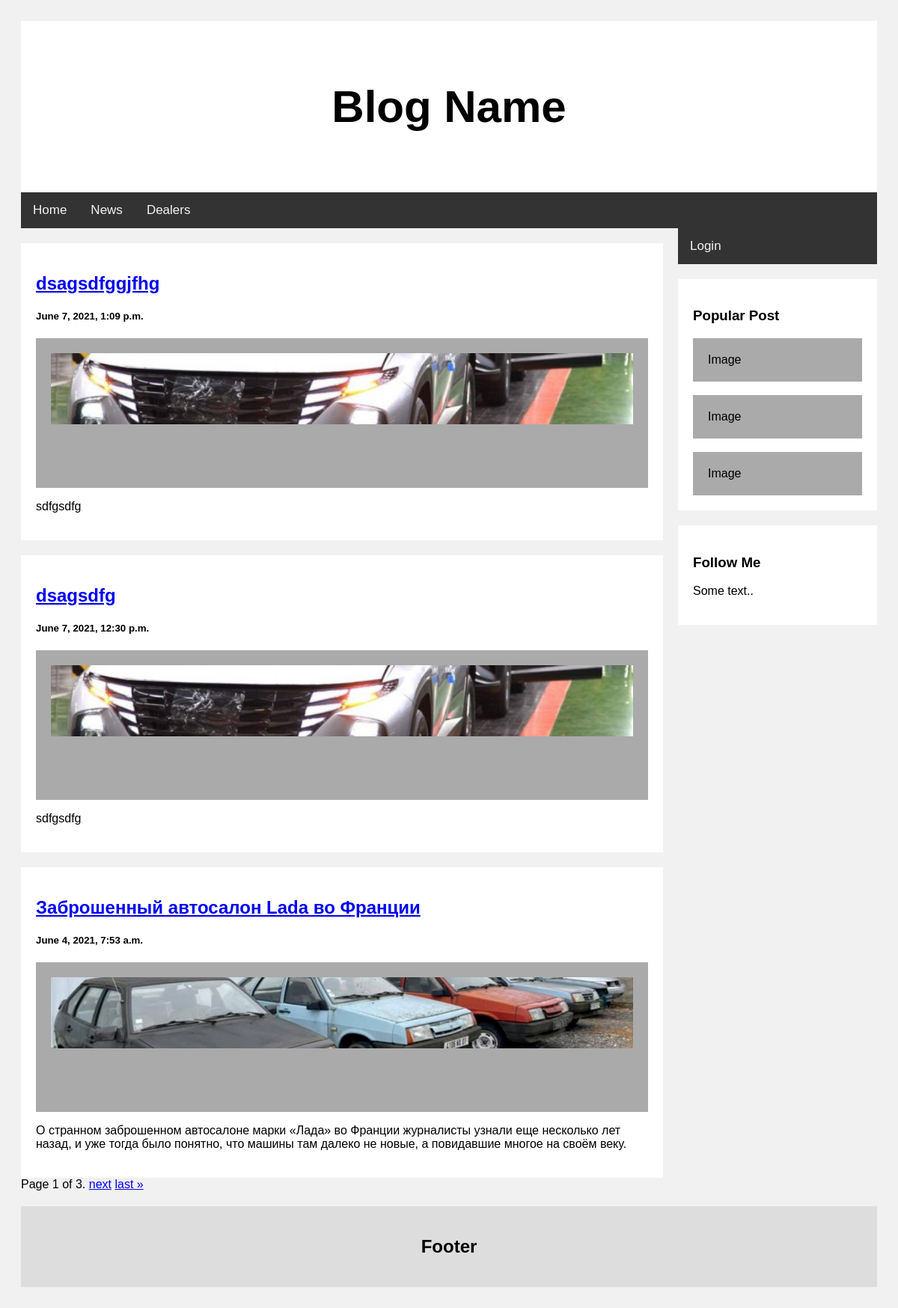
Before: /news/ with the older database file.
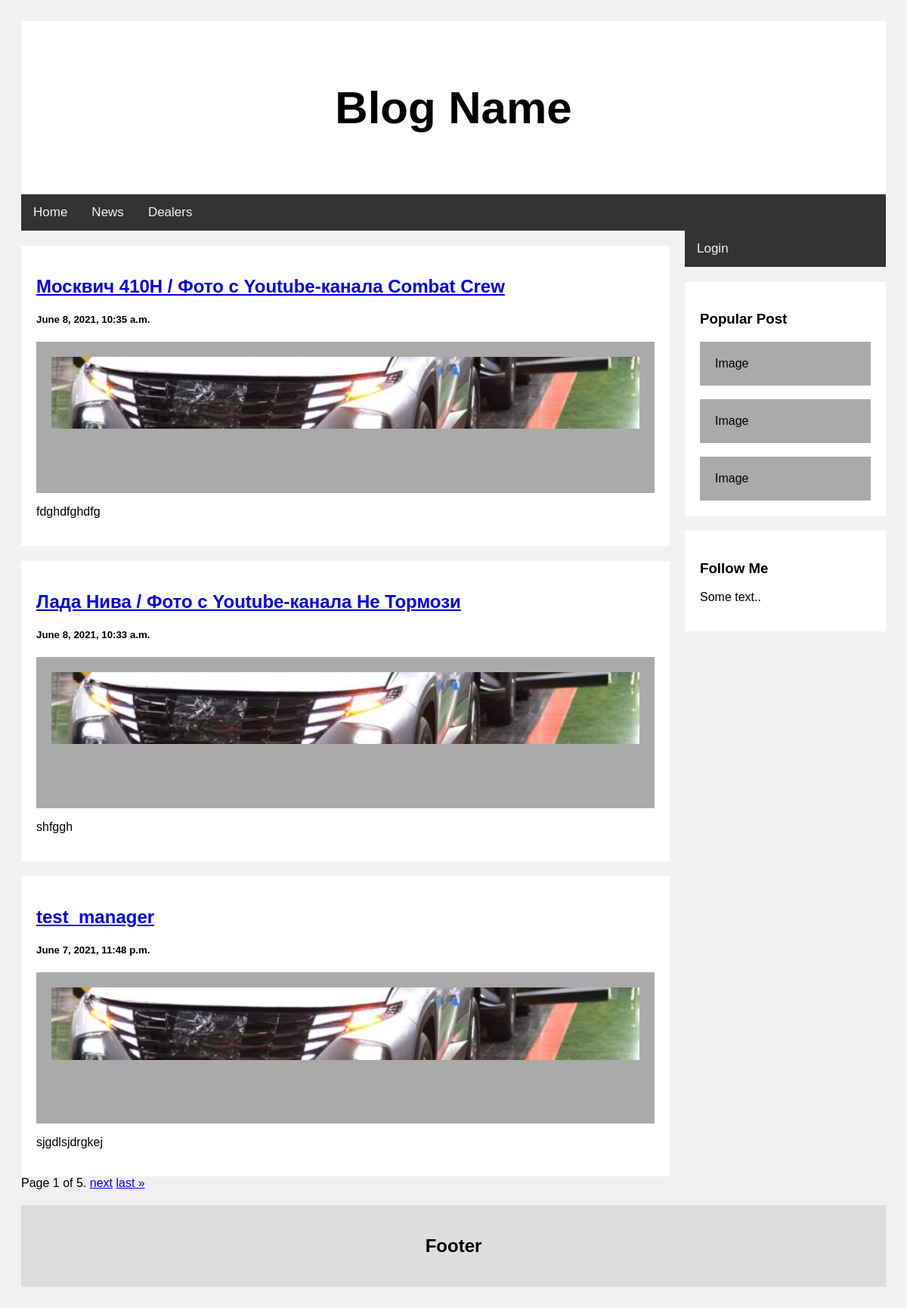
After: the same page with the newer database file.
### news/models.py (models this page shows, shortened)
class Article(models.Model):
    title = models.CharField(max_length=100, blank=False, verbose_name='Заголовок')
    slug = models.SlugField(max_length=100, blank=False, verbose_name='URL')
    description = models.TextField(blank=False, verbose_name='Короткое содержание')
    tags = models.CharField(max_length=100, blank=False, verbose_name='Тэги для SEO')
    text = RichTextUploadingField(blank=False)
    image = models.ImageField(verbose_name='Картинка на главную')
    datetime = models.DateTimeField(auto_now_add=True)
    datetime_modify = models.DateTimeField(auto_now=True)
    author = models.ForeignKey(settings.AUTH_USER_MODEL, on_delete=models.CASCADE)
    class Meta:
        get_latest_by = 'datetime'
        ordering = ['-datetime']

### news/views.py (the view)
# urls.py: path('', views.ArticleListView.as_view(), name='news'),
class ArticleListView(ListView):
    model = Article
    paginate_by = 3
    template_name = 'news.html'

### news/templates/news.html (shortened to what this page needs)
{% extends 'base.html' %}
{% block content %}
{% for article in object_list %}
    <div class="card">
      <h2><a href="{% url 'article_detail' article.slug %}">{{ article.title }}</a></h2>
      <h5>{{ article.datetime }}</h5>
      <div class="fakeimg" style="height:200px;"><img src="../media/{{ article.image }}" style="width:100%"></div>
      <p>{{ article.description }}</p>
    </div>
{% endfor %}
    <div class="pagination">
    <span class="step-links">
        <span class="current">
            Page {{ page_obj.number }} of {{ page_obj.paginator.num_pages }}.
        </span>
        {% if page_obj.has_next %}
            <a href="?page={{ page_obj.next_page_number }}">next</a>
            <a href="?page={{ page_obj.paginator.num_pages }}">last &raquo;</a>
        {% endif %}
    </span>
    </div>
{% endblock content %}

Changed rows visible on the page:
no longer on this page (row unchanged): Article: title "dsagsdfggjfhg", datetime "June 7, 2021, 1:09 p.m.", image (picture), description "sdfgsdfg"
no longer on this page (row unchanged): Article: title "dsagsdfg", datetime "June 7, 2021, 12:30 p.m.", image (picture), description "sdfgsdfg"
no longer on this page (row unchanged): Article: title "Заброшенный автосалон Lada во Франции", datetime "June 4, 2021, 7:53 a.m.", image (picture), description "О странном заброшенном автосалоне марки «Лада» во Франции журналисты узнали еще несколько лет назад, и уже тогда было понятно, что машины там далеко не новые, а повидавшие многое на своём веку."
added Article: title "Москвич 410Н / Фото с Youtube-канала Combat Crew", datetime "June 8, 2021, 10:35 a.m.", image (picture), description "fdghdfghdfg"
added Article: title "Лада Нива / Фото с Youtube-канала Не Тормози", datetime "June 8, 2021, 10:33 a.m.", image (picture), description "shfggh"
added Article: title "test_manager", datetime "June 7, 2021, 11:48 p.m.", image (picture), description "sjgdlsjdrgkej"
Other visible differences:
{{ page_obj.paginator.num_pages }}: "3" → "5"
